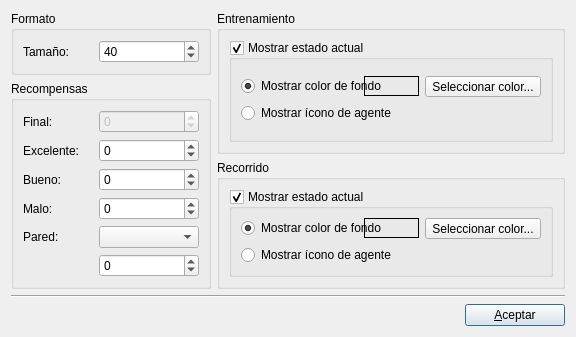
<?xml version="1.0" encoding="UTF-8"?>
<ui version="4.0">
 <class>GWOpcionesDialog</class>
 <widget class="QDialog" name="GWOpcionesDialog">
  <property name="geometry">
   <rect>
    <x>0</x>
    <y>0</y>
    <width>576</width>
    <height>318</height>
   </rect>
  </property>
  <property name="minimumSize">
   <size>
    <width>576</width>
    <height>0</height>
   </size>
  </property>
  <property name="windowTitle">
   <string>Configurar Grid World</string>
  </property>
  <property name="windowIcon">
   <iconset resource="recursos.qrc">
    <normaloff>:/iconos/Configurar.png</normaloff>:/iconos/Configurar.png</iconset>
  </property>
  <property name="modal">
   <bool>true</bool>
  </property>
  <layout class="QGridLayout" name="gridLayout_9">
   <item row="0" column="0">
    <layout class="QGridLayout" name="gridLayout_8">
     <item row="5" column="2">
      <widget class="QPushButton" name="pushButton">
       <property name="maximumSize">
        <size>
         <width>100</width>
         <height>16777215</height>
        </size>
       </property>
       <property name="text">
        <string>&amp;Aceptar</string>
       </property>
       <property name="default">
        <bool>true</bool>
       </property>
      </widget>
     </item>
     <item row="1" column="0" rowspan="2">
      <widget class="QGroupBox" name="gbRecompensas">
       <property name="minimumSize">
        <size>
         <width>200</width>
         <height>0</height>
        </size>
       </property>
       <property name="title">
        <string>Recompensas</string>
       </property>
       <layout class="QGridLayout" name="gridLayout_3">
        <item row="0" column="0">
         <layout class="QHBoxLayout" name="horizontalLayout_3">
          <item>
           <widget class="QLabel" name="label_3">
            <property name="sizePolicy">
             <sizepolicy hsizetype="Fixed" vsizetype="Preferred">
              <horstretch>0</horstretch>
              <verstretch>0</verstretch>
             </sizepolicy>
            </property>
            <property name="minimumSize">
             <size>
              <width>70</width>
              <height>0</height>
             </size>
            </property>
            <property name="text">
             <string>Final:</string>
            </property>
            <property name="buddy">
             <cstring>sbRecomFinal</cstring>
            </property>
           </widget>
          </item>
          <item>
           <widget class="QSpinBox" name="sbRecomFinal">
            <property name="enabled">
             <bool>false</bool>
            </property>
            <property name="minimum">
             <number>-1000</number>
            </property>
            <property name="maximum">
             <number>1000</number>
            </property>
           </widget>
          </item>
         </layout>
        </item>
        <item row="3" column="0">
         <layout class="QHBoxLayout" name="horizontalLayout_6">
          <item>
           <widget class="QLabel" name="label_6">
            <property name="sizePolicy">
             <sizepolicy hsizetype="Fixed" vsizetype="Preferred">
              <horstretch>0</horstretch>
              <verstretch>0</verstretch>
             </sizepolicy>
            </property>
            <property name="minimumSize">
             <size>
              <width>70</width>
              <height>0</height>
             </size>
            </property>
            <property name="text">
             <string>Malo:</string>
            </property>
            <property name="buddy">
             <cstring>sbRecomMalo</cstring>
            </property>
           </widget>
          </item>
          <item>
           <widget class="QSpinBox" name="sbRecomMalo">
            <property name="minimum">
             <number>-1000</number>
            </property>
            <property name="maximum">
             <number>1000</number>
            </property>
           </widget>
          </item>
         </layout>
        </item>
        <item row="4" column="0">
         <layout class="QGridLayout" name="gridLayout_2">
          <item row="0" column="0">
           <widget class="QLabel" name="label_7">
            <property name="sizePolicy">
             <sizepolicy hsizetype="Fixed" vsizetype="Preferred">
              <horstretch>0</horstretch>
              <verstretch>0</verstretch>
             </sizepolicy>
            </property>
            <property name="minimumSize">
             <size>
              <width>70</width>
              <height>0</height>
             </size>
            </property>
            <property name="text">
             <string>Pared:</string>
            </property>
            <property name="buddy">
             <cstring>cbRecomPared</cstring>
            </property>
           </widget>
          </item>
          <item row="0" column="1">
           <widget class="QComboBox" name="cbRecomPared"/>
          </item>
          <item row="1" column="1">
           <widget class="QSpinBox" name="sbRecomPared">
            <property name="minimum">
             <number>-1000</number>
            </property>
            <property name="maximum">
             <number>1000</number>
            </property>
           </widget>
          </item>
         </layout>
        </item>
        <item row="2" column="0">
         <layout class="QHBoxLayout" name="horizontalLayout_5">
          <item>
           <widget class="QLabel" name="label_5">
            <property name="sizePolicy">
             <sizepolicy hsizetype="Fixed" vsizetype="Preferred">
              <horstretch>0</horstretch>
              <verstretch>0</verstretch>
             </sizepolicy>
            </property>
            <property name="minimumSize">
             <size>
              <width>70</width>
              <height>0</height>
             </size>
            </property>
            <property name="text">
             <string>Bueno:</string>
            </property>
            <property name="buddy">
             <cstring>sbRecomBueno</cstring>
            </property>
           </widget>
          </item>
          <item>
           <widget class="QSpinBox" name="sbRecomBueno">
            <property name="minimum">
             <number>-1000</number>
            </property>
            <property name="maximum">
             <number>1000</number>
            </property>
           </widget>
          </item>
         </layout>
        </item>
        <item row="1" column="0">
         <layout class="QHBoxLayout" name="horizontalLayout_4">
          <item>
           <widget class="QLabel" name="label_4">
            <property name="sizePolicy">
             <sizepolicy hsizetype="Fixed" vsizetype="Preferred">
              <horstretch>0</horstretch>
              <verstretch>0</verstretch>
             </sizepolicy>
            </property>
            <property name="minimumSize">
             <size>
              <width>70</width>
              <height>0</height>
             </size>
            </property>
            <property name="text">
             <string>Excelente:</string>
            </property>
            <property name="buddy">
             <cstring>sbRecomExcelente</cstring>
            </property>
           </widget>
          </item>
          <item>
           <widget class="QSpinBox" name="sbRecomExcelente">
            <property name="minimum">
             <number>-1000</number>
            </property>
            <property name="maximum">
             <number>1000</number>
            </property>
           </widget>
          </item>
         </layout>
        </item>
       </layout>
      </widget>
     </item>
     <item row="0" column="0">
      <widget class="QGroupBox" name="gbFormato">
       <property name="title">
        <string>Formato</string>
       </property>
       <layout class="QGridLayout" name="gridLayout">
        <item row="0" column="0">
         <layout class="QHBoxLayout" name="horizontalLayout">
          <item>
           <widget class="QLabel" name="label">
            <property name="sizePolicy">
             <sizepolicy hsizetype="Fixed" vsizetype="Preferred">
              <horstretch>0</horstretch>
              <verstretch>0</verstretch>
             </sizepolicy>
            </property>
            <property name="minimumSize">
             <size>
              <width>70</width>
              <height>0</height>
             </size>
            </property>
            <property name="text">
             <string>Tamaño:</string>
            </property>
            <property name="buddy">
             <cstring>sbGWEstadoSize</cstring>
            </property>
           </widget>
          </item>
          <item>
           <widget class="QSpinBox" name="sbGWEstadoSize">
            <property name="minimum">
             <number>20</number>
            </property>
            <property name="maximum">
             <number>100</number>
            </property>
            <property name="value">
             <number>40</number>
            </property>
           </widget>
          </item>
         </layout>
        </item>
       </layout>
      </widget>
     </item>
     <item row="2" column="1" colspan="2">
      <widget class="QGroupBox" name="gbRecorrido">
       <property name="minimumSize">
        <size>
         <width>313</width>
         <height>0</height>
        </size>
       </property>
       <property name="title">
        <string>Recorrido</string>
       </property>
       <layout class="QGridLayout" name="gridLayout_6">
        <item row="0" column="0">
         <widget class="QGroupBox" name="gbRecShowActualState">
          <property name="title">
           <string>Mostrar estado actual</string>
          </property>
          <property name="flat">
           <bool>true</bool>
          </property>
          <property name="checkable">
           <bool>true</bool>
          </property>
          <layout class="QGridLayout" name="gridLayout_7">
           <item row="0" column="0">
            <layout class="QVBoxLayout" name="verticalLayout_2">
             <item>
              <layout class="QHBoxLayout" name="horizontalLayout_7">
               <item>
                <widget class="QRadioButton" name="optRecMostrarColorFondo">
                 <property name="minimumSize">
                  <size>
                   <width>140</width>
                   <height>0</height>
                  </size>
                 </property>
                 <property name="text">
                  <string>Mostrar color de fondo</string>
                 </property>
                 <property name="checked">
                  <bool>true</bool>
                 </property>
                </widget>
               </item>
               <item>
                <widget class="QLabel" name="lblRecActStateBG">
                 <property name="sizePolicy">
                  <sizepolicy hsizetype="Fixed" vsizetype="Fixed">
                   <horstretch>0</horstretch>
                   <verstretch>0</verstretch>
                  </sizepolicy>
                 </property>
                 <property name="minimumSize">
                  <size>
                   <width>55</width>
                   <height>20</height>
                  </size>
                 </property>
                 <property name="maximumSize">
                  <size>
                   <width>20</width>
                   <height>20</height>
                  </size>
                 </property>
                 <property name="frameShape">
                  <enum>QFrame::Box</enum>
                 </property>
                 <property name="text">
                  <string/>
                 </property>
                 <property name="textInteractionFlags">
                  <set>Qt::NoTextInteraction</set>
                 </property>
                 <property name="buddy">
                  <cstring>btnRecSelectActStateBG</cstring>
                 </property>
                </widget>
               </item>
               <item>
                <widget class="QToolButton" name="btnRecSelectActStateBG">
                 <property name="text">
                  <string>Seleccionar color...</string>
                 </property>
                </widget>
               </item>
               <item>
                <spacer name="horizontalSpacer_2">
                 <property name="orientation">
                  <enum>Qt::Horizontal</enum>
                 </property>
                 <property name="sizeHint" stdset="0">
                  <size>
                   <width>40</width>
                   <height>20</height>
                  </size>
                 </property>
                </spacer>
               </item>
              </layout>
             </item>
             <item>
              <widget class="QRadioButton" name="optRecMostrarIcono">
               <property name="text">
                <string>Mostrar ícono de agente</string>
               </property>
              </widget>
             </item>
            </layout>
           </item>
          </layout>
         </widget>
        </item>
       </layout>
      </widget>
     </item>
     <item row="0" column="1" rowspan="2" colspan="2">
      <widget class="QGroupBox" name="gbEntrenamiento">
       <property name="minimumSize">
        <size>
         <width>313</width>
         <height>0</height>
        </size>
       </property>
       <property name="title">
        <string>Entrenamiento</string>
       </property>
       <layout class="QGridLayout" name="gridLayout_5">
        <item row="0" column="0">
         <widget class="QGroupBox" name="gbEntShowActualState">
          <property name="title">
           <string>Mostrar estado actual</string>
          </property>
          <property name="flat">
           <bool>true</bool>
          </property>
          <property name="checkable">
           <bool>true</bool>
          </property>
          <layout class="QGridLayout" name="gridLayout_4">
           <item row="0" column="0">
            <layout class="QVBoxLayout" name="verticalLayout">
             <item>
              <layout class="QHBoxLayout" name="horizontalLayout_2">
               <item>
                <widget class="QRadioButton" name="optEntMostrarColorFondo">
                 <property name="minimumSize">
                  <size>
                   <width>140</width>
                   <height>0</height>
                  </size>
                 </property>
                 <property name="text">
                  <string>Mostrar color de fondo</string>
                 </property>
                 <property name="checked">
                  <bool>true</bool>
                 </property>
                </widget>
               </item>
               <item>
                <widget class="QLabel" name="lblEntActStateBG">
                 <property name="sizePolicy">
                  <sizepolicy hsizetype="Fixed" vsizetype="Fixed">
                   <horstretch>0</horstretch>
                   <verstretch>0</verstretch>
                  </sizepolicy>
                 </property>
                 <property name="minimumSize">
                  <size>
                   <width>55</width>
                   <height>20</height>
                  </size>
                 </property>
                 <property name="maximumSize">
                  <size>
                   <width>20</width>
                   <height>20</height>
                  </size>
                 </property>
                 <property name="frameShape">
                  <enum>QFrame::Box</enum>
                 </property>
                 <property name="text">
                  <string/>
                 </property>
                 <property name="textInteractionFlags">
                  <set>Qt::NoTextInteraction</set>
                 </property>
                 <property name="buddy">
                  <cstring>btnEntSelectActStateBG</cstring>
                 </property>
                </widget>
               </item>
               <item>
                <widget class="QToolButton" name="btnEntSelectActStateBG">
                 <property name="text">
                  <string>Seleccionar color...</string>
                 </property>
                </widget>
               </item>
               <item>
                <spacer name="horizontalSpacer">
                 <property name="orientation">
                  <enum>Qt::Horizontal</enum>
                 </property>
                 <property name="sizeHint" stdset="0">
                  <size>
                   <width>40</width>
                   <height>20</height>
                  </size>
                 </property>
                </spacer>
               </item>
              </layout>
             </item>
             <item>
              <widget class="QRadioButton" name="optEntMostrarIcono">
               <property name="text">
                <string>Mostrar ícono de agente</string>
               </property>
              </widget>
             </item>
            </layout>
           </item>
          </layout>
         </widget>
        </item>
       </layout>
      </widget>
     </item>
     <item row="3" column="2">
      <spacer name="verticalSpacer">
       <property name="orientation">
        <enum>Qt::Vertical</enum>
       </property>
       <property name="sizeHint" stdset="0">
        <size>
         <width>20</width>
         <height>40</height>
        </size>
       </property>
      </spacer>
     </item>
     <item row="4" column="0" colspan="3">
      <widget class="Line" name="line">
       <property name="sizePolicy">
        <sizepolicy hsizetype="Expanding" vsizetype="Fixed">
         <horstretch>0</horstretch>
         <verstretch>0</verstretch>
        </sizepolicy>
       </property>
       <property name="orientation">
        <enum>Qt::Horizontal</enum>
       </property>
      </widget>
     </item>
     <item row="5" column="0" colspan="2">
      <spacer name="horizontalSpacer_3">
       <property name="orientation">
        <enum>Qt::Horizontal</enum>
       </property>
       <property name="sizeHint" stdset="0">
        <size>
         <width>40</width>
         <height>20</height>
        </size>
       </property>
      </spacer>
     </item>
    </layout>
   </item>
  </layout>
 </widget>
 <tabstops>
  <tabstop>sbGWEstadoSize</tabstop>
  <tabstop>sbRecomFinal</tabstop>
  <tabstop>sbRecomExcelente</tabstop>
  <tabstop>sbRecomBueno</tabstop>
  <tabstop>sbRecomMalo</tabstop>
  <tabstop>cbRecomPared</tabstop>
  <tabstop>sbRecomPared</tabstop>
  <tabstop>gbEntShowActualState</tabstop>
  <tabstop>optEntMostrarColorFondo</tabstop>
  <tabstop>btnEntSelectActStateBG</tabstop>
  <tabstop>optEntMostrarIcono</tabstop>
  <tabstop>gbRecShowActualState</tabstop>
  <tabstop>optRecMostrarColorFondo</tabstop>
  <tabstop>btnRecSelectActStateBG</tabstop>
  <tabstop>optRecMostrarIcono</tabstop>
  <tabstop>pushButton</tabstop>
 </tabstops>
 <resources>
  <include location="recursos.qrc"/>
 </resources>
 <connections>
  <connection>
   <sender>pushButton</sender>
   <signal>clicked()</signal>
   <receiver>GWOpcionesDialog</receiver>
   <slot>accept()</slot>
   <hints>
    <hint type="sourcelabel">
     <x>558</x>
     <y>307</y>
    </hint>
    <hint type="destinationlabel">
     <x>182</x>
     <y>200</y>
    </hint>
   </hints>
  </connection>
  <connection>
   <sender>optEntMostrarColorFondo</sender>
   <signal>toggled(bool)</signal>
   <receiver>btnEntSelectActStateBG</receiver>
   <slot>setEnabled(bool)</slot>
   <hints>
    <hint type="sourcelabel">
     <x>308</x>
     <y>78</y>
    </hint>
    <hint type="destinationlabel">
     <x>463</x>
     <y>77</y>
    </hint>
   </hints>
  </connection>
  <connection>
   <sender>optRecMostrarColorFondo</sender>
   <signal>toggled(bool)</signal>
   <receiver>btnRecSelectActStateBG</receiver>
   <slot>setEnabled(bool)</slot>
   <hints>
    <hint type="sourcelabel">
     <x>268</x>
     <y>211</y>
    </hint>
    <hint type="destinationlabel">
     <x>446</x>
     <y>210</y>
    </hint>
   </hints>
  </connection>
 </connections>
</ui>
